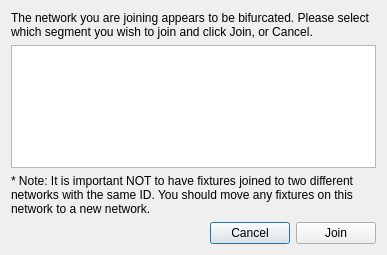
<?xml version="1.0" encoding="UTF-8"?>
<ui version="4.0">
 <class>BifurcationDialog</class>
 <widget class="QDialog" name="BifurcationDialog">
  <property name="geometry">
   <rect>
    <x>0</x>
    <y>0</y>
    <width>387</width>
    <height>255</height>
   </rect>
  </property>
  <property name="windowTitle">
   <string>Bifurcated Network</string>
  </property>
  <layout class="QVBoxLayout" name="verticalLayout">
   <item>
    <widget class="QLabel" name="label">
     <property name="text">
      <string>The network you are joining appears to be bifurcated. Please select which segment you wish to join and click Join, or Cancel.</string>
     </property>
     <property name="wordWrap">
      <bool>true</bool>
     </property>
    </widget>
   </item>
   <item>
    <widget class="QListWidget" name="listWidget"/>
   </item>
   <item>
    <widget class="QLabel" name="label_2">
     <property name="text">
      <string>* Note: It is important NOT to have fixtures joined to two different networks with the same ID. You should move any fixtures on this network to a new network.</string>
     </property>
     <property name="wordWrap">
      <bool>true</bool>
     </property>
    </widget>
   </item>
   <item>
    <layout class="QHBoxLayout" name="horizontalLayout">
     <item>
      <spacer name="horizontalSpacer">
       <property name="orientation">
        <enum>Qt::Horizontal</enum>
       </property>
       <property name="sizeHint" stdset="0">
        <size>
         <width>40</width>
         <height>20</height>
        </size>
       </property>
      </spacer>
     </item>
     <item>
      <widget class="QPushButton" name="cancel_pushButton">
       <property name="text">
        <string>Cancel</string>
       </property>
      </widget>
     </item>
     <item>
      <widget class="QPushButton" name="join_pushButton">
       <property name="text">
        <string>Join</string>
       </property>
      </widget>
     </item>
    </layout>
   </item>
  </layout>
 </widget>
 <resources/>
 <connections/>
</ui>
